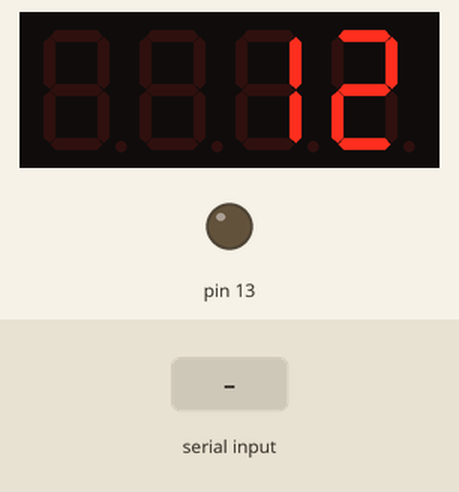
The sketch below on a simulated Arduino Uno, built with avr-gcc and run on an emulated ATmega328P. On the bench: 4-digit seven-segment display, output pins drawn as LEDs (lit = HIGH). Wiring (inferred from the names in the program): 4-digit 7-segment display, segments lit when LOW: segments pin 2, pin 3, pin 4, pin 5, pin 6, pin 7, pin 8; digit selects pin 9, pin 10, pin 11, pin 12. The inputs (shaded band) are chosen by the test bench. The segment pins are drawn as the display they are named for; pins used as bus, display or sensor lines are not drawn; what the sketch prints to the serial monitor is not drawn.

Above: at 0.81 s.
1.3 s: "D90\n" received over Serial
At 1.31 s:
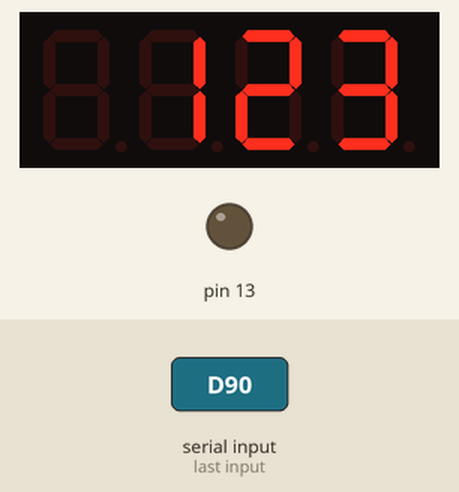
3.0 s: byte 84 (84) received over Serial
At 3.31 s:
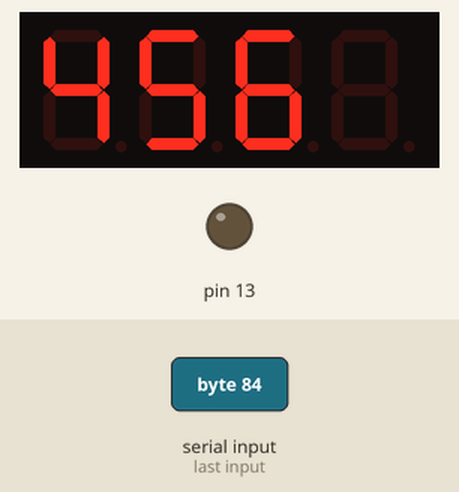
4.5 s: "D 45\n" received over Serial
6.0 s: "B 45\n" received over Serial
Timing chart, 0 to 8.5 s (numbered marks = the images above; inputs shaded):
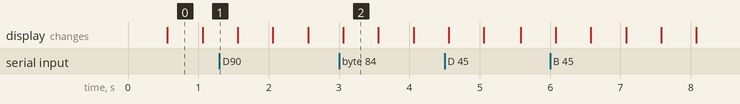

Measured:
- what the display in image 0 shows lasts 0.5 s, from 0.6 s to 1.1 s

The sketch:

program.ino
```cpp
// PINS CONNECTION
#define digit1  9 //PWM Display pin 1
#define digit2  10 //PWM Display pin 2
#define digit3  11  //PWM Display pin 6
#define digit4  12  //PWM Display pin 8

#define segA  2
#define segB  3
#define segC  4
#define segD  5
#define segE  6 //pin 6 is used bij display 1 for its pwm function
#define segF  7
#define segG  8

//6--12
//11--9
//----------------------------------------------------------------

//CROSS-FUNCTION VARIABLES
word BRIGHTNESS[] = {200, 500, 1000, 2000};

char TEXT[7] = "123456";
byte BRIGHT[4] = {0, 1, 2, 3};
word DISP = 500;

byte buffer[4];
//----------------------------------------------------------------

void setup()
{
  pinMode(segA, OUTPUT);
  pinMode(segB, OUTPUT);
  pinMode(segC, OUTPUT);
  pinMode(segD, OUTPUT);
  pinMode(segE, OUTPUT);
  pinMode(segF, OUTPUT);
  pinMode(segG, OUTPUT);

  pinMode(digit1, OUTPUT);
  pinMode(digit2, OUTPUT);
  pinMode(digit3, OUTPUT);
  pinMode(digit4, OUTPUT);
  pinMode(13, OUTPUT);

  Serial.begin(115200);
}
//----------------------------------------------------------------

void loop()
{
  checkSerialInput();
  runDisplay(BRIGHT, &DISP, TEXT);
}

void checkSerialInput()
{

  int incomingByte = 0;
  if (Serial.available() > 0)
  {
    incomingByte = Serial.read();
    switch (incomingByte)
    {
    //B
    case 66:
      if (Serial.available() == 4)
      {
        readBytes();
        changeBrightness();
      }
      else
      {
        Serial.println("ERROR: Pass exactly 4 digits in range 0-3");
      }
      break;
    //D
    case 68:
      if (Serial.available() == 4)
      {
        readBytes();
        changeSpeed();
      }
      else
      {
        Serial.println("ERROR: Pass exactly 4 digits in range 0-9");
      }
      break;
    //T
    case 84:
    {
      readAndChangeText();
    }
    break;
    }
  }
}
//----------------------------------------------------------------

void readAndChangeText()
{
  Serial.println("reading new text...");
  char buff[7];
  for (int i = 0; i < 6; i++)
  {
    buff[i] = Serial.read();
    if (buff[i] == 'D' || buff[i] == 'B') {
      buff[i] += 32;
    }
    if (!((buff[i] >= '0' && buff[i] <= '9') || buff[i] == 'A' || buff[i] == 'b' || buff[i] == 'C' || buff[i] == 'd' || buff[i] == 'E' || buff[i] == 'F' || buff[i] ==' '))
    {
      Serial.print("Incorrect char: ");
      Serial.println(buff[i]);
      return;
    }
  }

  buff[6] = '\0';
  strcpy(TEXT, buff);
}

void changeSpeed()
{
  int newSpeed = 0;
  int divider = 1000;

  for (int i = 0; i < 4; i++)
  {
    if (buffer[i] >= 0 && buffer[i] <= 9)
    {
      newSpeed += (buffer[i]) * divider;
      divider /= 10;
    }
    else
    {
      //...error, zle parametry, zrob cos, achtuuung!
      Serial.println("ERROR: podaj tylko cyfry!");
      DISP = 500;
      return;
    }
  }
  DISP = newSpeed;
}
//----------------------------------------------------------------

void readBytes()
{
  Serial.print("In buffer: ");
  for (int i = 0; i < 4; i++)
  {
    buffer[i] = Serial.read() - '0';
    Serial.print(buffer[i]);
  }
}
//----------------------------------------------------------------

void changeBrightness()
{
  Serial.print("Bright changed to: ");
  for (int i = 0; i < 4; i++)
  {
    if (buffer[i] >= 0 && buffer[i] <= 3)
    {
      BRIGHT[i] = buffer[i];
      Serial.print(BRIGHT[i]);
      Serial.print(" ");
    }
    else
    {
      //...error, zle parametry, zrob cos, achtuuung!
      BRIGHT[i] = 3;
    }
  }
  Serial.println("");
}
//----------------------------------------------------------------

void runDisplay(byte *brightness, word *display_time, char *text)
{
  long startTime;
  char *txt = text;
  int length = strlen(txt);

  char substr[5] = "    ";
  char spaces[4] = "   ";
  int j = 0;
  int EMPTY = 3;
  int nchars = 1;
  for (int i = length + 3; i >= 0; i--)
  {
    checkSerialInput();
    if (EMPTY > 0)
    {
      strncpy(substr, spaces, EMPTY);
      strncpy(substr + EMPTY--, txt, nchars++);
    }
    else
    {
      strncpy(substr, txt + j, 4);
      j++;
    }

    startTime = millis();
    while ((millis() - startTime) / 1 <= *display_time)
    {
      checkSerialInput();
      displayCharOnDigit(substr, brightness);
    }
  }
}
//----------------------------------------------------------------

void displayCharOnDigit(char *toDisplay, byte *bright)
{
#define DISPLAY_BRIGHTNESS 1000

#define DIGIT_ON LOW
#define DIGIT_OFF HIGH

  long beginTime = millis();
  int i = 0;
  for (int digit = 1; digit <= 4; digit++)
  {

    //Turn on a digit for a short amount of time
    switch (digit)
    {
    case 1:
      digitalWrite(digit1, DIGIT_ON);
      break;
    case 2:
      digitalWrite(digit2, DIGIT_ON);
      break;
    case 3:
      digitalWrite(digit3, DIGIT_ON);
      break;
    case 4:
      digitalWrite(digit4, DIGIT_ON);
      break;
    }

    //Turn on the right segments for this digit
    lightSegment(toDisplay[i]);

    delayMicroseconds(BRIGHTNESS[(bright[i])]);
    i++;

    //Display digit for fraction of a second (1us to 5000us, 500 is pretty good)

    //Turn off all segments
    lightSegment('x');

    //Turn off all digits
    digitalWrite(digit1, DIGIT_OFF);
    digitalWrite(digit2, DIGIT_OFF);
    digitalWrite(digit3, DIGIT_OFF);
    digitalWrite(digit4, DIGIT_OFF);
  }

  while ((millis() - beginTime) < 10)
    ;
  //Wait for 20ms to pass before we paint the display again
}
//----------------------------------------------------------------

//Given a number, turns on those segments
//If number == x, then turn off number

void lightSegment(char characterToDisplay)
{

#define SEGMENT_ON LOW
#define SEGMENT_OFF HIGH

  switch (characterToDisplay)
  {

  case '0':
    digitalWrite(segA, SEGMENT_ON);
    digitalWrite(segB, SEGMENT_ON);
    digitalWrite(segC, SEGMENT_ON);
    digitalWrite(segD, SEGMENT_ON);
    digitalWrite(segE, SEGMENT_ON);
    digitalWrite(segF, SEGMENT_ON);
    digitalWrite(segG, SEGMENT_OFF);
    break;

  case '1':
    digitalWrite(segA, SEGMENT_OFF);
    digitalWrite(segB, SEGMENT_ON);
    digitalWrite(segC, SEGMENT_ON);
    digitalWrite(segD, SEGMENT_OFF);
    digitalWrite(segE, SEGMENT_OFF);
    digitalWrite(segF, SEGMENT_OFF);
    digitalWrite(segG, SEGMENT_OFF);
    break;

  case '2':
    digitalWrite(segA, SEGMENT_ON);
    digitalWrite(segB, SEGMENT_ON);
    digitalWrite(segC, SEGMENT_OFF);
    digitalWrite(segD, SEGMENT_ON);
    digitalWrite(segE, SEGMENT_ON);
    digitalWrite(segF, SEGMENT_OFF);
    digitalWrite(segG, SEGMENT_ON);
    break;

  case '3':
    digitalWrite(segA, SEGMENT_ON);
    digitalWrite(segB, SEGMENT_ON);
    digitalWrite(segC, SEGMENT_ON);
    digitalWrite(segD, SEGMENT_ON);
    digitalWrite(segE, SEGMENT_OFF);
    digitalWrite(segF, SEGMENT_OFF);
    digitalWrite(segG, SEGMENT_ON);
    break;

  case '4':
    digitalWrite(segA, SEGMENT_OFF);
    digitalWrite(segB, SEGMENT_ON);
    digitalWrite(segC, SEGMENT_ON);
    digitalWrite(segD, SEGMENT_OFF);
    digitalWrite(segE, SEGMENT_OFF);
    digitalWrite(segF, SEGMENT_ON);
    digitalWrite(segG, SEGMENT_ON);
    break;

  case '5':
    digitalWrite(segA, SEGMENT_ON);
    digitalWrite(segB, SEGMENT_OFF);
    digitalWrite(segC, SEGMENT_ON);
    digitalWrite(segD, SEGMENT_ON);
    digitalWrite(segE, SEGMENT_OFF);
    digitalWrite(segF, SEGMENT_ON);
    digitalWrite(segG, SEGMENT_ON);
    break;

  case '6':
    digitalWrite(segA, SEGMENT_ON);
    digitalWrite(segB, SEGMENT_OFF);
    digitalWrite(segC, SEGMENT_ON);
    digitalWrite(segD, SEGMENT_ON);
    digitalWrite(segE, SEGMENT_ON);
    digitalWrite(segF, SEGMENT_ON);
    digitalWrite(segG, SEGMENT_ON);
    break;

  case '7':
    digitalWrite(segA, SEGMENT_ON);
    digitalWrite(segB, SEGMENT_ON);
    digitalWrite(segC, SEGMENT_ON);
    digitalWrite(segD, SEGMENT_OFF);
    digitalWrite(segE, SEGMENT_OFF);
    digitalWrite(segF, SEGMENT_OFF);
    digitalWrite(segG, SEGMENT_OFF);
    break;

  case '8':
    digitalWrite(segA, SEGMENT_ON);
    digitalWrite(segB, SEGMENT_ON);
    digitalWrite(segC, SEGMENT_ON);
    digitalWrite(segD, SEGMENT_ON);
    digitalWrite(segE, SEGMENT_ON);
    digitalWrite(segF, SEGMENT_ON);
    digitalWrite(segG, SEGMENT_ON);
    break;

  case '9':
    digitalWrite(segA, SEGMENT_ON);
    digitalWrite(segB, SEGMENT_ON);
    digitalWrite(segC, SEGMENT_ON);
    digitalWrite(segD, SEGMENT_ON);
    digitalWrite(segE, SEGMENT_OFF);
    digitalWrite(segF, SEGMENT_ON);
    digitalWrite(segG, SEGMENT_ON);
    break;

  case 'A':
    digitalWrite(segA, SEGMENT_ON);
    digitalWrite(segB, SEGMENT_ON);
    digitalWrite(segC, SEGMENT_ON);
    digitalWrite(segD, SEGMENT_OFF);
    digitalWrite(segE, SEGMENT_ON);
    digitalWrite(segF, SEGMENT_ON);
    digitalWrite(segG, SEGMENT_ON);
    break;
  case 'b':
    digitalWrite(segA, SEGMENT_OFF);
    digitalWrite(segB, SEGMENT_OFF);
    digitalWrite(segC, SEGMENT_ON);
    digitalWrite(segD, SEGMENT_ON);
    digitalWrite(segE, SEGMENT_ON);
    digitalWrite(segF, SEGMENT_ON);
    digitalWrite(segG, SEGMENT_ON);
    break;
  case 'C':
    digitalWrite(segA, SEGMENT_ON);
    digitalWrite(segB, SEGMENT_OFF);
    digitalWrite(segC, SEGMENT_OFF);
    digitalWrite(segD, SEGMENT_ON);
    digitalWrite(segE, SEGMENT_ON);
    digitalWrite(segF, SEGMENT_ON);
    digitalWrite(segG, SEGMENT_OFF);
    break;
  case 'd':
    digitalWrite(segA, SEGMENT_OFF);
    digitalWrite(segB, SEGMENT_ON);
    digitalWrite(segC, SEGMENT_ON);
    digitalWrite(segD, SEGMENT_ON);
    digitalWrite(segE, SEGMENT_ON);
    digitalWrite(segF, SEGMENT_OFF);
    digitalWrite(segG, SEGMENT_ON);
    break;
  case 'E':
    digitalWrite(segA, SEGMENT_ON);
    digitalWrite(segB, SEGMENT_OFF);
    digitalWrite(segC, SEGMENT_OFF);
    digitalWrite(segD, SEGMENT_ON);
    digitalWrite(segE, SEGMENT_ON);
    digitalWrite(segF, SEGMENT_ON);
    digitalWrite(segG, SEGMENT_ON);
    break;
  case 'F':
    digitalWrite(segA, SEGMENT_ON);
    digitalWrite(segB, SEGMENT_OFF);
    digitalWrite(segC, SEGMENT_OFF);
    digitalWrite(segD, SEGMENT_OFF);
    digitalWrite(segE, SEGMENT_ON);
    digitalWrite(segF, SEGMENT_ON);
    digitalWrite(segG, SEGMENT_ON);
    break;
  case ' ':
  case 'x':
    digitalWrite(segA, SEGMENT_OFF);
    digitalWrite(segB, SEGMENT_OFF);
    digitalWrite(segC, SEGMENT_OFF);
    digitalWrite(segD, SEGMENT_OFF);
    digitalWrite(segE, SEGMENT_OFF);
    digitalWrite(segF, SEGMENT_OFF);
    digitalWrite(segG, SEGMENT_OFF);
    break;
  }
}
```
